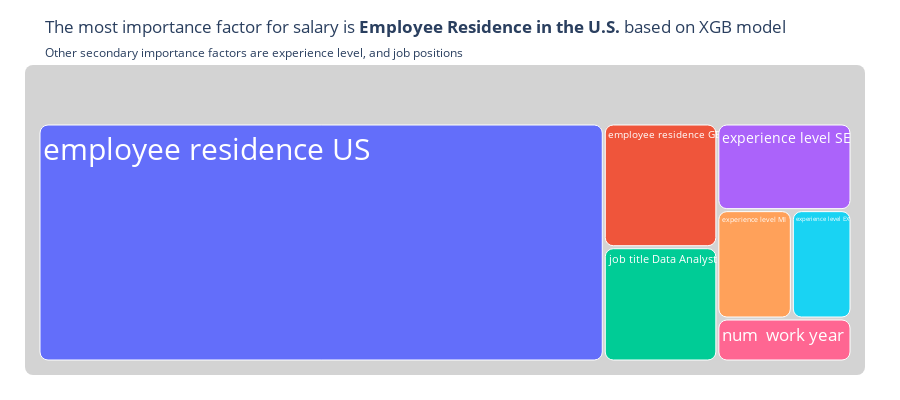

The code cell stored with this chart in its notebook:
### Markdown cell above
# Graph 5

### Code cell
#Data cleaning on feature names:
importance_df['Feature'] = importance_df['Feature'].str.replace(r'cat__', '', regex=True)
importance_df['Feature'] = importance_df['Feature'].str.replace('_', ' ')


#Plot:
fig = px.treemap(
    importance_df.head(7),
    path=['Feature'],
    values='Importance',
    title='The most importance factor for salary is <b>Employee Residence in the U.S.</b> based on XGB model',
    subtitle='Other secondary importance factors are experience level, and job positions')

fig.update_traces(
    root_color="lightgrey",
    textinfo = 'label',
    textfont=dict(size=30, color='white')
)
fig.update_layout(margin = dict(t=65, l=25, r=35, b=25),
    height=400,
    width=900
)
fig.update_traces(marker=dict(cornerradius=8))

### Figure 1 — Plotly figure (JSON) as saved in the notebook; plotly's stock layout.template omitted (floating-point values rounded to 4 significant figures)
{"data": [{"branchvalues": "total", "domain": {"x": [0, 1], "y": [0, 1]}, "hovertemplate": "labels=%{label}<br>Importance=%{value}<br>parent=%{parent}<br>id=%{id}<extra></extra>", "ids": ["employee residence US", "employee residence GB", "job title Data Analyst", "experience level SE", "experience level MI", "experience level EX", "num  work year"], "labels": ["employee residence US", "employee residence GB", "job title Data Analyst", "experience level SE", "experience level MI", "experience level EX", "num  work year"], "marker": {"cornerradius": 8}, "name": "", "parents": ["", "", "", "", "", "", ""], "root": {"color": "lightgrey"}, "textfont": {"color": "white", "size": 30}, "textinfo": "label", "type": "treemap", "values": [100700000000.0, 10520000000.0, 9715000000.0, 8699000000.0, 6042000000.0, 4841000000.0, 4316000000.0]}], "layout": {"height": 400, "legend": {"tracegroupgap": 0}, "margin": {"b": 25, "l": 25, "r": 35, "t": 65}, "title": {"subtitle": {"text": "Other secondary importance factors are experience level, and job positions"}, "text": "The most importance factor for salary is <b>Employee Residence in the U.S.</b> based on XGB model"}, "width": 900}}
